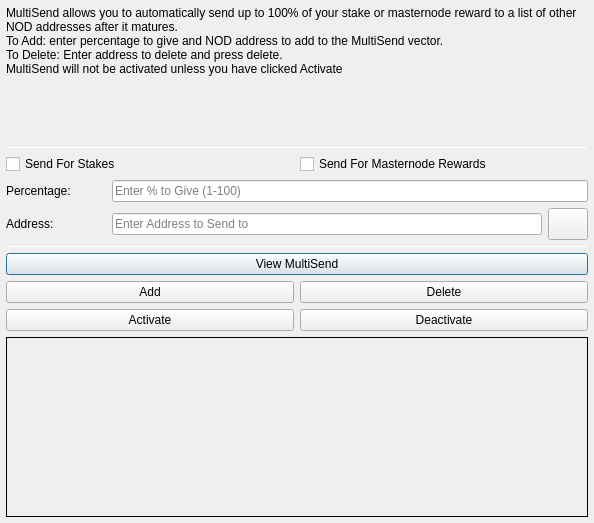
<?xml version="1.0" encoding="UTF-8"?>
<ui version="4.0">
 <class>MultiSendDialog</class>
 <widget class="QDialog" name="MultiSendDialog">
  <property name="windowModality">
   <enum>Qt::NonModal</enum>
  </property>
  <property name="geometry">
   <rect>
    <x>0</x>
    <y>0</y>
    <width>594</width>
    <height>523</height>
   </rect>
  </property>
  <property name="windowTitle">
   <string>MultiSend</string>
  </property>
  <layout class="QVBoxLayout" name="verticalLayout" stretch="0">
   <property name="leftMargin">
    <number>6</number>
   </property>
   <property name="topMargin">
    <number>6</number>
   </property>
   <property name="rightMargin">
    <number>6</number>
   </property>
   <property name="bottomMargin">
    <number>6</number>
   </property>
   <item>
    <layout class="QVBoxLayout" name="verticalLayout_Main" stretch="1,1,1,1,1,1">
     <item>
      <widget class="QLabel" name="label_2">
       <property name="lineWidth">
        <number>1</number>
       </property>
       <property name="text">
        <string>MultiSend allows you to automatically send up to 100% of your stake or masternode reward to a list of other NOD addresses after it matures.
To Add: enter percentage to give and NOD address to add to the MultiSend vector.
To Delete: Enter address to delete and press delete.
MultiSend will not be activated unless you have clicked Activate</string>
       </property>
       <property name="alignment">
        <set>Qt::AlignLeading|Qt::AlignLeft|Qt::AlignTop</set>
       </property>
       <property name="wordWrap">
        <bool>true</bool>
       </property>
      </widget>
     </item>
     <item>
      <widget class="Line" name="line">
       <property name="minimumSize">
        <size>
         <width>0</width>
         <height>1</height>
        </size>
       </property>
       <property name="maximumSize">
        <size>
         <width>16777215</width>
         <height>1</height>
        </size>
       </property>
       <property name="orientation">
        <enum>Qt::Horizontal</enum>
       </property>
      </widget>
     </item>
     <item>
      <layout class="QVBoxLayout" name="verticalLayout_Settings">
       <item>
        <layout class="QHBoxLayout" name="horizontalLayout">
         <item>
          <widget class="QCheckBox" name="multiSendStakeCheckBox">
           <property name="text">
            <string>Send For Stakes</string>
           </property>
          </widget>
         </item>
         <item>
          <widget class="QCheckBox" name="multiSendMasternodeCheckBox">
           <property name="text">
            <string>Send For Masternode Rewards</string>
           </property>
          </widget>
         </item>
        </layout>
       </item>
       <item>
        <layout class="QHBoxLayout" name="horizontalLayout_6">
         <item>
          <widget class="QLabel" name="label">
           <property name="minimumSize">
            <size>
             <width>100</width>
             <height>0</height>
            </size>
           </property>
           <property name="toolTip">
            <string>Percentage of stake to send</string>
           </property>
           <property name="text">
            <string>Percentage:</string>
           </property>
          </widget>
         </item>
         <item>
          <widget class="QLineEdit" name="multiSendPercentEdit">
           <property name="toolTip">
            <string>Enter whole numbers 1 - 100</string>
           </property>
           <property name="placeholderText">
            <string>Enter % to Give (1-100)</string>
           </property>
          </widget>
         </item>
        </layout>
       </item>
       <item>
        <layout class="QHBoxLayout" name="horizontalLayout_7">
         <item>
          <widget class="QLabel" name="label_5">
           <property name="minimumSize">
            <size>
             <width>100</width>
             <height>0</height>
            </size>
           </property>
           <property name="toolTip">
            <string>Address to send portion of stake to</string>
           </property>
           <property name="text">
            <string>Address:</string>
           </property>
          </widget>
         </item>
         <item>
          <widget class="QLineEdit" name="multiSendAddressEdit">
           <property name="toolTip">
            <string/>
           </property>
           <property name="placeholderText">
            <string>Enter Address to Send to</string>
           </property>
          </widget>
         </item>
         <item>
          <widget class="QPushButton" name="addressBookButton">
           <property name="maximumSize">
            <size>
             <width>16777215</width>
             <height>32</height>
            </size>
           </property>
           <property name="toolTip">
            <string>Choose an address from the address book</string>
           </property>
           <property name="text">
            <string/>
           </property>
           <property name="icon">
            <iconset resource="../node.qrc">
             <normaloff>:/icons/address-book</normaloff>:/icons/address-book</iconset>
           </property>
           <property name="shortcut">
            <string>Alt+A</string>
           </property>
           <property name="autoDefault">
            <bool>false</bool>
           </property>
          </widget>
         </item>
        </layout>
       </item>
      </layout>
     </item>
     <item>
      <widget class="Line" name="line_2">
       <property name="minimumSize">
        <size>
         <width>0</width>
         <height>1</height>
        </size>
       </property>
       <property name="maximumSize">
        <size>
         <width>16777215</width>
         <height>1</height>
        </size>
       </property>
       <property name="orientation">
        <enum>Qt::Horizontal</enum>
       </property>
      </widget>
     </item>
     <item>
      <layout class="QVBoxLayout" name="verticalLayout_Buttons">
       <item>
        <layout class="QHBoxLayout" name="horizontalLayout_4">
         <item>
          <widget class="QPushButton" name="viewButton">
           <property name="toolTip">
            <string/>
           </property>
           <property name="statusTip">
            <string>View MultiSend Vector</string>
           </property>
           <property name="text">
            <string>View MultiSend</string>
           </property>
          </widget>
         </item>
        </layout>
       </item>
       <item>
        <layout class="QHBoxLayout" name="horizontalLayout_2">
         <item>
          <widget class="QPushButton" name="addButton">
           <property name="toolTip">
            <string/>
           </property>
           <property name="statusTip">
            <string>Add to MultiSend Vector</string>
           </property>
           <property name="text">
            <string>Add</string>
           </property>
          </widget>
         </item>
         <item>
          <widget class="QPushButton" name="deleteButton">
           <property name="toolTip">
            <string/>
           </property>
           <property name="statusTip">
            <string>Delete Address From MultiSend Vector</string>
           </property>
           <property name="text">
            <string>Delete</string>
           </property>
          </widget>
         </item>
        </layout>
       </item>
       <item>
        <layout class="QHBoxLayout" name="horizontalLayout_5">
         <item>
          <widget class="QPushButton" name="activateButton">
           <property name="statusTip">
            <string>Activate MultiSend</string>
           </property>
           <property name="text">
            <string>Activate</string>
           </property>
          </widget>
         </item>
         <item>
          <widget class="QPushButton" name="disableButton">
           <property name="statusTip">
            <string>Deactivate MultiSend</string>
           </property>
           <property name="text">
            <string>Deactivate</string>
           </property>
          </widget>
         </item>
        </layout>
       </item>
      </layout>
     </item>
     <item>
      <widget class="QLabel" name="message">
       <property name="minimumSize">
        <size>
         <width>0</width>
         <height>180</height>
        </size>
       </property>
       <property name="frameShape">
        <enum>QFrame::Panel</enum>
       </property>
       <property name="frameShadow">
        <enum>QFrame::Plain</enum>
       </property>
       <property name="lineWidth">
        <number>1</number>
       </property>
       <property name="midLineWidth">
        <number>1</number>
       </property>
       <property name="text">
        <string/>
       </property>
       <property name="alignment">
        <set>Qt::AlignLeading|Qt::AlignLeft|Qt::AlignTop</set>
       </property>
       <property name="wordWrap">
        <bool>true</bool>
       </property>
      </widget>
     </item>
    </layout>
   </item>
  </layout>
 </widget>
 <resources>
  <include location="../node.qrc"/>
 </resources>
 <connections/>
</ui>
